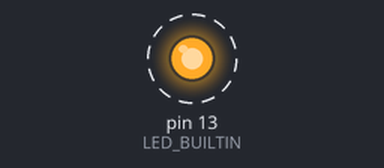
Simulated run of this sketch. Board: Arduino Uno, built with avr-gcc and run on an emulated ATmega328P. On the bench: output pins drawn as LEDs (lit = HIGH). Dashed ring = blinking. Sleep ends after the set time or at an interrupt. At 4.0 s the program stops and its outputs stay as they are.

Above: at 0.1 s.
Timing chart, 0 to 3.0 s (numbered marks = the images above):
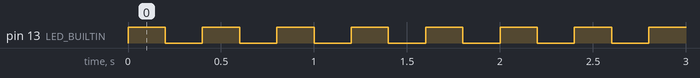

The sketch:

Sleep.ino
```cpp
// source: https://chipwired.com/stop-arduino-running/
#include <avr/sleep.h>
int x;
void setup() {
  // see below for sleep modes
  set_sleep_mode(SLEEP_MODE_PWR_DOWN);
  x = 10;
  pinMode(LED_BUILTIN, OUTPUT);
}

void loop() {
  digitalWrite(LED_BUILTIN, HIGH);
  delay(200);
  digitalWrite(LED_BUILTIN, LOW);
  delay(200);
  x--; // blink the LED a few more times before sleeping
  if (x > 0) return;
  sleep_mode();
}
```

Measured:
- by itself, pin 13 (LED_BUILTIN): alternates HIGH for 0.20 s and LOW for 0.20 s, 20 changes in all, then stays LOW
